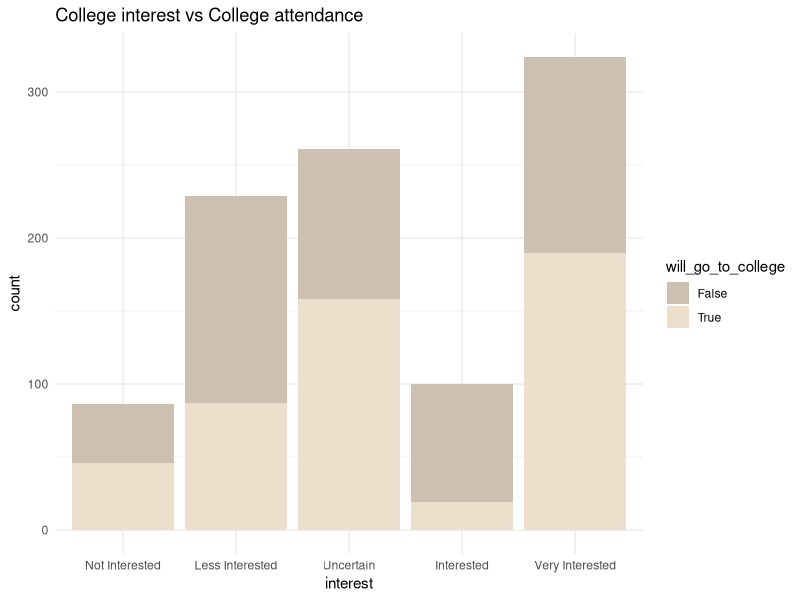
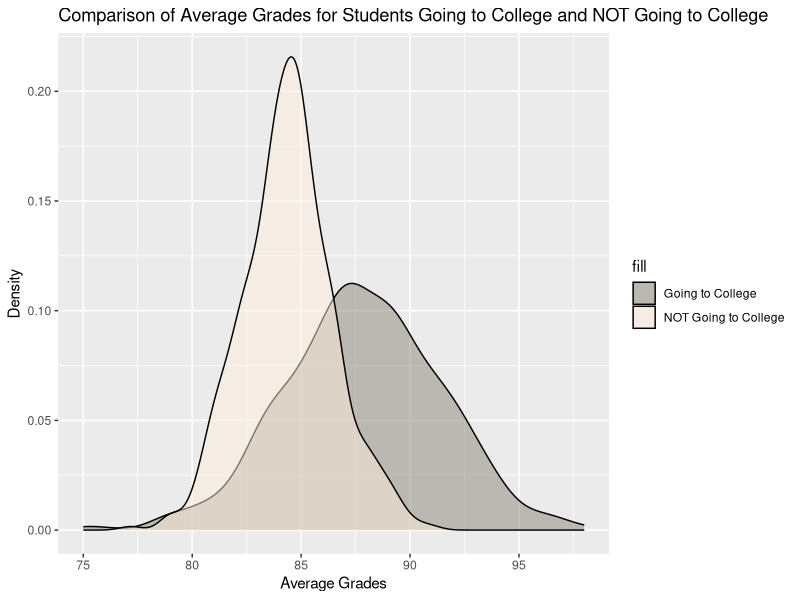
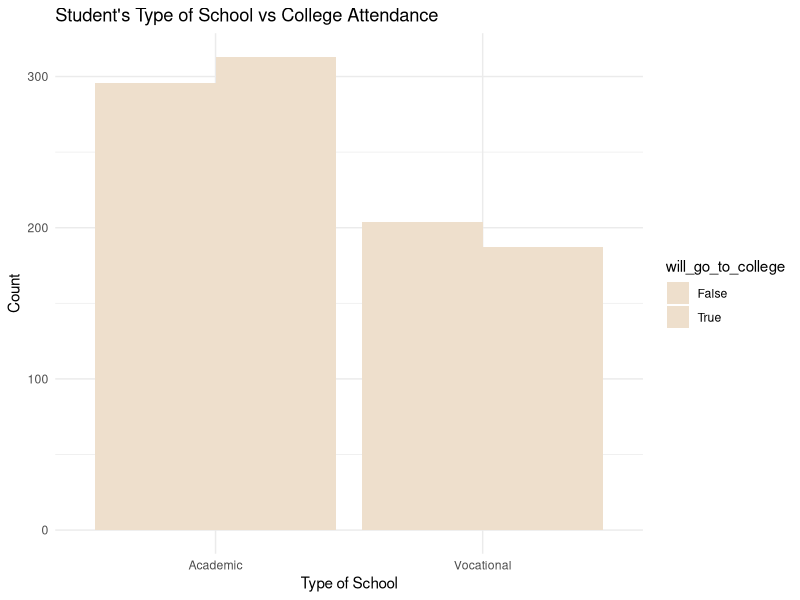
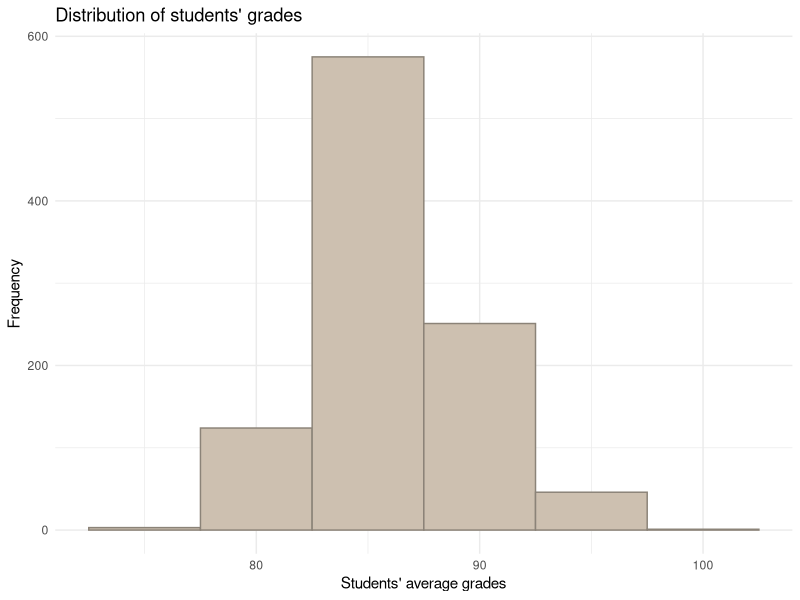

Recreate these plots in R, in order.
## ---- chunk 1
setwd("Dataset")
Dataset <- read.csv("data.csv")
install.packages("ggplot2")
library(ggplot2)
install.packages("dplyr") 
library(dplyr)  
 

## ---- chunk 2
head(Dataset)
## ---- chunk 3
sum(is.na(Dataset))
## ---- chunk 4
df =data.frame(Dataset)
ggplot(data=df, aes(x = interest, fill = will_go_to_college)) +
  geom_bar() +
  scale_x_discrete(limits = c('Not Interested', 'Less Interested', 'Uncertain', 'Interested', 'Very Interested')) +
  labs(title = 'College interest vs College attendance ') +
  scale_fill_manual(values = c("True" = "antiquewhite2", "False" = "antiquewhite3")) +
  theme_minimal()


## ---- chunk 5

filtered_True =filter(Dataset, will_go_to_college == 'True')
filtered_False =subset(Dataset, will_go_to_college =='False')

ggplot() +
  geom_density(data = filtered_True, aes(x = average_grades, fill = "Going to College"), alpha = 0.5) +
  geom_density(data = filtered_False, aes(x = average_grades, fill = "NOT Going to College"), alpha = 0.5) +
  labs(x = "Average Grades", y = "Density") +
  ggtitle("Comparison of Average Grades for Students Going to College and NOT Going to College") +
  scale_fill_manual(values = c("Going to College" = "antiquewhite4", "NOT Going to College" = "antiquewhite1"))

## ---- chunk 6
ggplot(Dataset, aes(x = type_school, fill = will_go_to_college)) +
  geom_bar(position = "dodge") +
  labs(title = "Student's Type of School vs College Attendance",
       x = "Type of School",
       y = "Count") +
  scale_fill_manual(values = c("True" = "antiquewhite2", "False" = "antiquewhite2")) +
  theme_minimal()

 
## ---- chunk 7
ggplot(Dataset, aes(x = average_grades)) +
  geom_histogram(binwidth = 5, fill = "antiquewhite3", color = "antiquewhite4") +
  labs(title = "Distribution of students' grades",
       x = "Students' average grades",
       y = "Frequency") +
  theme_minimal()
## ---- chunk 8
summary(Dataset$average_grades)

## ---- chunk 9
summary(Dataset$parent_salary)
## ---- chunk 10
summary(Dataset$house_area)
## ---- chunk 11
summary(Dataset$parent_age)
SD=sd(Dataset$parent_age)
MeanAge=mean(Dataset$parent_age)
cat("coefficient of variation:",SD/MeanAge*100,"%")

## ---- chunk 12
quartiles <- quantile(Dataset$parent_age, probs=c(.25, .75), na.rm = FALSE)
IQR <- IQR(Dataset$parent_age)

Lower <- quartiles[1] - 1.5*IQR
Upper <- quartiles[2] + 1.5*IQR 

data_no_outlier <- subset(Dataset, Dataset$parent_age > Lower & Dataset$parent_age < Upper)
dim(data_no_outlier)

quartiles <- quantile(Dataset$parent_salary, probs=c(.25, .75), na.rm = FALSE)
IQR <- IQR(Dataset$parent_salary)

Lower <- quartiles[1] - 1.5*IQR
Upper <- quartiles[2] + 1.5*IQR 

data_no_outlier <- subset(data_no_outlier, data_no_outlier$parent_salary> Lower & data_no_outlier$parent_salary < Upper)
dim(data_no_outlier)

quartiles <- quantile(Dataset$average_grades, probs=c(.25, .75), na.rm = FALSE)
IQR <- IQR(Dataset$average_grades)

Lower <- quartiles[1] - 1.5*IQR
Upper <- quartiles[2] + 1.5*IQR 

data_no_outlier <- subset(data_no_outlier, data_no_outlier$average_grades> Lower & data_no_outlier$average_grades < Upper)
dim(data_no_outlier)


quartiles <- quantile(Dataset$house_area, probs=c(.25, .75), na.rm = FALSE)
IQR <- IQR(Dataset$house_area)

Lower <- quartiles[1] - 1.5*IQR
Upper <- quartiles[2] + 1.5*IQR 

data_no_outlier <- subset(data_no_outlier, data_no_outlier$house_area> Lower & data_no_outlier$house_area < Upper)
dim(data_no_outlier)
## ---- chunk 13
cor(Dataset[, unlist(lapply(Dataset, is.numeric))])
## ---- chunk 14
Dataset$parent_age<-cut(Dataset$parent_age, seq(40,65,by=10),right = FALSE)
## ---- chunk 15
Dataset$parent_was_in_college[Dataset$parent_was_in_college=="TRUE"]<-1
Dataset$parent_was_in_college[Dataset$parent_was_in_college=="FALSE"]<-0

Dataset$will_go_to_college[Dataset$will_go_to_college=="TRUE"]<-0
Dataset$will_go_to_college[Dataset$will_go_to_college=="FALSE"]<-1

Dataset$gender[Dataset$gender=="Female"]<-1
Dataset$gender[Dataset$gender=="Male"]<-0

Dataset$school_accreditation[Dataset$school_accreditation=="A"]<-1
Dataset$school_accreditation[Dataset$school_accreditation=="B"]<-0

Dataset$interest[Dataset$interest=="Very Interested"]<-2
Dataset$interest[Dataset$interest=="Less Interested"]<-1
Dataset$interest[Dataset$interest=="Uncertain"]<-0


Dataset$type_school[Dataset$type_school=="Academic"]<-1
Dataset$type_school[Dataset$type_school=="Vocational"]<-0

Dataset$residence[Dataset$residence=="Urban"]<-1
Dataset$residence[Dataset$residence=="Rural"]<-0

## ---- chunk 16
Dataset$average_grades [Dataset$average_grades >= 95] <- '+A'
Dataset$average_grades [95 >Dataset$average_grades & Dataset$average_grades >= 90] <- 'A'
Dataset$average_grades [90 >Dataset$average_grades & Dataset$average_grades >= 85] <- '+B'
Dataset$average_grades [85 >Dataset$average_grades & Dataset$average_grades >= 80] <- 'B'
Dataset$average_grades [80 >Dataset$average_grades & Dataset$average_grades >= 75] <- '+C'
Dataset$average_grades [75 >Dataset$average_grades & Dataset$average_grades >= 70] <- 'C'
Dataset$average_grades [70 >Dataset$average_grades & Dataset$average_grades >= 65] <- '+D'
Dataset$average_grades [65 >Dataset$average_grades & Dataset$average_grades >= 60] <- 'D'
Dataset$average_grades [60 >Dataset$average_grades & Dataset$average_grades >= 0] <- 'F'
Dataset$average_grades <- as.character(Dataset$average_grades )
print(Dataset)
## ---- chunk 17
normalize <- function(x) {return((x-min(x))/ (max(x)-min(x)))}
DatasetWithoutNormalization <- Dataset
print(DatasetWithoutNormalization)
Dataset$parent_salary<-normalize(DatasetWithoutNormalization$parent_salary)
print(Dataset)
